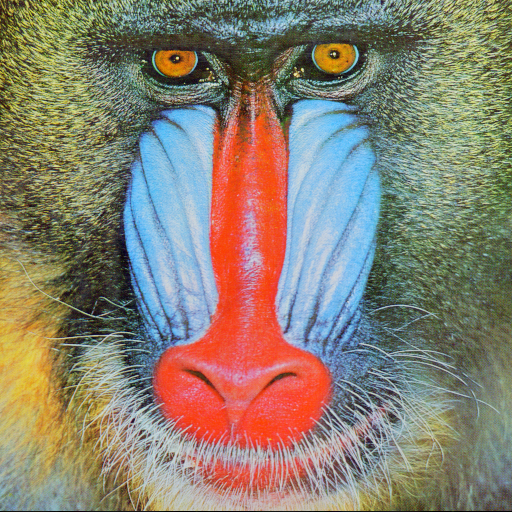
#> input picture images/baboon.png, 512 x 512 px
$ python imp_10_5_center_rotation.py
#> lines starting #> are read from the running program, lines starting #| are printed output that depends on the picture
# 영상의 중앙기준 회전

import cv2
import sys
import math
import numpy as np

img = cv2.imread('images/baboon.png', cv2.IMREAD_COLOR)
#> img is the input picture: shape (512, 512, 3); mean B, G, R 113.1, 128.9, 137.4

if img is None:
    print('영상 읽기 실패')
    sys.exit()

theta = 25  # 회전 각도
h, w = img.shape[:2]
#> h = 512; w = 512
cp = (w//2, h//2)
#> cp = (256, 256)
M = cv2.getRotationMatrix2D(cp, theta, 1)
dst = cv2.warpAffine(img, M, (0,0))
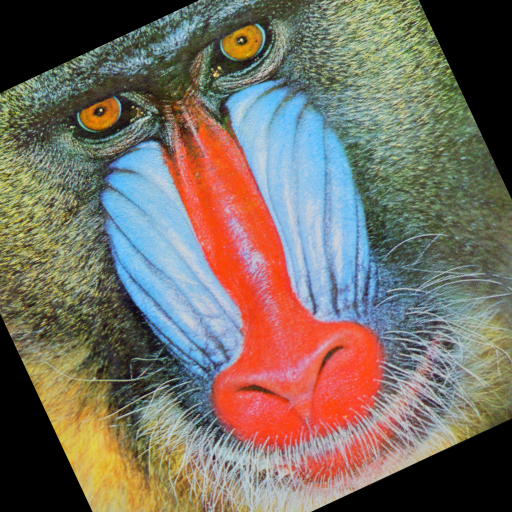
#> dst: shape (512, 512, 3); mean B, G, R 99.2, 110, 119.2

cv2.imshow('Original', img)
cv2.imshow('Result1', dst)
cv2.waitKey()
cv2.destroyAllWindows()

$ run again, with images/car.png copied over images/baboon.png
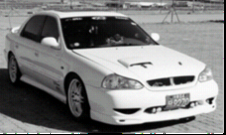
#> input picture images/car.png, 226 x 135 px
#> img is the input picture: shape (135, 226, 3); mean B, G, R 127.3, 127.5, 127.3
#> `dst = cv2.warpAffine(img, M, (0,0))`:
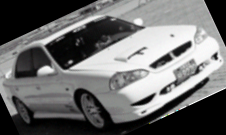
#> dst: shape (135, 226, 3); mean B, G, R 107.8, 107.9, 107.8

$ run again, with images/circle.png copied over images/baboon.png
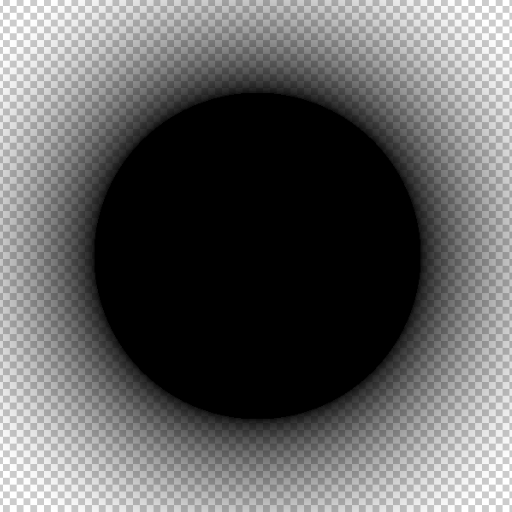
#> input picture images/circle.png, 512 x 512 px
#> img is the input picture: shape (512, 512, 3); min 0, max 255, mean 99.7
#> `dst = cv2.warpAffine(img, M, (0,0))`:
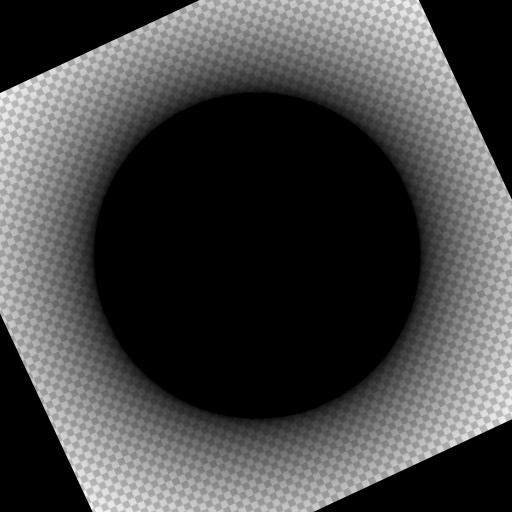
#> dst: shape (512, 512, 3); min 0, max 243, mean 69.9
